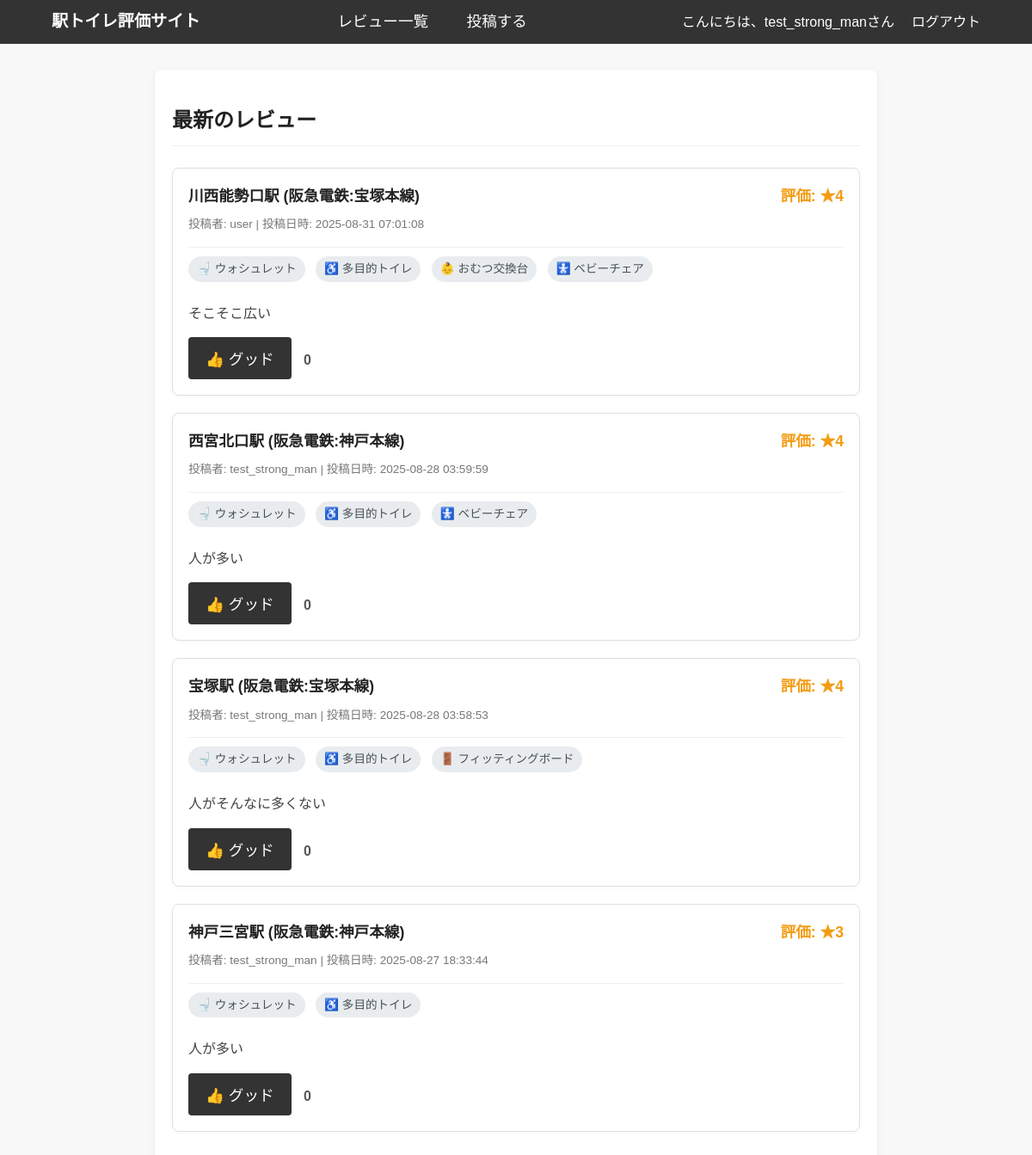
The app's page /reviews.php (signed in) with its own data.
### tables this page shows
CREATE TABLE `reviews` (
  `id` int(11) NOT NULL,
  `user_id` int(11) NOT NULL,
  `station_id` int(11) NOT NULL,
  `rating` tinyint(1) NOT NULL,
  `comment` text NOT NULL,
  `has_washlet` tinyint(1) NOT NULL DEFAULT '0',
  `has_multipurpose` tinyint(1) NOT NULL DEFAULT '0',
  `has_diaper_stand` tinyint(1) NOT NULL DEFAULT '0',
  `has_changing_board` tinyint(1) NOT NULL DEFAULT '0',
  `has_baby_chair` tinyint(1) NOT NULL DEFAULT '0',
  `created_at` timestamp NOT NULL DEFAULT CURRENT_TIMESTAMP
);

CREATE TABLE `stations` (
  `id` int(11) NOT NULL,
  `name` varchar(100) NOT NULL,
  `line_id` int(11) NOT NULL
);

CREATE TABLE `companies` (
  `id` int(11) NOT NULL,
  `name` varchar(100) NOT NULL
);

CREATE TABLE `lines` (
  `id` int(11) NOT NULL,
  `company_id` int(11) NOT NULL,
  `name` varchar(100) NOT NULL
);

CREATE TABLE `users` (
  `id` int(11) NOT NULL,
  `username` varchar(50) NOT NULL,
  `password` varchar(255) NOT NULL,
  `created_at` timestamp NOT NULL DEFAULT CURRENT_TIMESTAMP
);

### reviews.php (the view, shortened to what this page needs)
<?php
require_once 'db_connect.php';
$current_user_id = $_SESSION['user_id'] ?? 0;
$sql = 'SELECT
            r.*,
            u.username,
            s.name AS station_name,
            l.name AS line_name,
            c.name AS company_name,
            (SELECT COUNT(*) FROM likes WHERE review_id = r.id) AS like_count,
            (SELECT COUNT(*) FROM likes WHERE review_id = r.id AND user_id = :user_id) AS user_liked
        FROM
            reviews AS r
        LEFT JOIN
            users AS u ON r.user_id = u.id
        LEFT JOIN
            stations AS s ON r.station_id = s.id
        LEFT JOIN
            `lines` AS l ON s.line_id = l.id
        LEFT JOIN
            companies AS c ON l.company_id = c.id
        ORDER BY
            r.created_at DESC';
$stmt = $pdo->prepare($sql);
$stmt->bindValue(':user_id', $current_user_id, PDO::PARAM_INT);
$stmt->execute();
$reviews = $stmt->fetchAll(PDO::FETCH_ASSOC);
?>
<!DOCTYPE html>
<html lang="ja">
<head>
    <link rel="stylesheet" href="style.css">
</head>
<body>
    <?php include 'header.php';  ?>
    <div class="container">
        <h2>最新のレビュー</h2>
        <?php if ($reviews): ?>
            <?php foreach ($reviews as $review): ?>
                <div class="review-card">
                    <div class="review-header">
                        <?php echo htmlspecialchars($review['station_name'] ?? '不明な駅', ENT_QUOTES, 'UTF-8'); ?>駅 (<?php echo htmlspecialchars($review['company_name'] ?? '不明', ENT_QUOTES, 'UTF-8'); ?>:<?php echo htmlspecialchars($review['line_name'] ?? '不明', ENT_QUOTES, 'UTF-8'); ?>)
                        <span style="float: right; color: #f39c12; font-weight: bold;">評価: ★<?php echo $review['rating']; ?></span>
                    </div>
                    <div class="review-meta">
                        投稿者: <?php echo htmlspecialchars($review['username'] ?? '不明なユーザー', ENT_QUOTES, 'UTF-8'); ?> | 投稿日時: <?php echo $review['created_at']; ?>
                    </div>
                    <div class="review-equipment">
                        <?php if ($review['has_washlet']): ?>
                            <span class="equipment-tag">🚽 ウォシュレット</span>
                        <?php endif; ?>
                        <?php if ($review['has_multipurpose']): ?>
                            <span class="equipment-tag">♿️ 多目的トイレ</span>
                        <?php endif; ?>
                        <?php if ($review['has_diaper_stand']): ?>
                            <span class="equipment-tag">👶 おむつ交換台</span>
                        <?php endif; ?>
                        <?php if ($review['has_changing_board']): ?>
                            <span class="equipment-tag">🚪 フィッティングボード</span>
                        <?php endif; ?>
                        <?php if ($review['has_baby_chair']): ?>
                            <span class="equipment-tag">🚼 ベビーチェア</span>
                        <?php endif; ?>
                    </div>
                    <p class="review-comment"><?php echo nl2br(htmlspecialchars($review['comment'], ENT_QUOTES, 'UTF-8')); ?></p>
                    <div class="review-actions">
                        <form action="like_action.php" method="POST" style="display: inline;">
                            <button type="submit" class="like-button <?php echo $review['user_liked'] ? 'liked' : ''; ?>">
                                👍 グッド
                            </button>
                        </form>
                        <span class="like-count"><?php echo $review['like_count']; ?></span>
                    </div>
                </div>
            <?php endforeach; ?>
        <?php else: ?>
            <p>まだレビューはありません。</p>
        <?php endif; ?>
    </div>
</body>
</html>

### style.css (style rules this page uses)
body { font-family: 'Noto Sans JP', sans-serif; margin: 0; padding: 0; background-color: #f8f8f8; color: #333; line-height: 1.6; }
.container { max-width: 800px; margin: 30px auto; padding: 20px; background-color: #fff; box-shadow: 0 2px 10px rgba(0, 0, 0, 0.05); border-radius: 8px; }
h1, h2 { color: #222; border-bottom: 1px solid #eee; padding-bottom: 10px; margin-bottom: 25px; }
button[type="submit"] { background-color: #333; color: #fff; padding: 12px 20px; border: none; border-radius: 4px; cursor: pointer; font-size: 1.1em; transition: background-color 0.3s ease; }
.review-card { border: 1px solid #e0e0e0; padding: 18px; margin-bottom: 20px; border-radius: 8px; background-color: #fff; box-shadow: 0 1px 5px rgba(0, 0, 0, 0.03); }
.review-header { font-weight: bold; margin-bottom: 8px; font-size: 1.1em; color: #222; }
.review-header span { float: right; color: #f39c12; }
.review-meta { font-size: 0.85em; color: #777; margin-bottom: 12px; }
.review-comment { margin-bottom: 0; color: #444; }
.review-equipment { margin-top: 15px; padding-top: 10px; border-top: 1px solid #f0f0f0; }
.equipment-tag { display: inline-block; background-color: #e9ecef; color: #495057; padding: 4px 10px; border-radius: 15px; margin-right: 8px; margin-bottom: 8px; font-size: 0.85em; }
.review-actions { margin-top: 15px; }
.like-button { background-color: #f0f0f0; border: 1px solid #ccc; padding: 5px 10px; border-radius: 20px; cursor: pointer; transition: all 0.2s ease; }
.like-count { margin-left: 10px; font-weight: bold; color: #555; }

### records on screen
reviews: station.name "川西能勢口", companies.name "阪急電鉄", lines.name "宝塚本線", rating "4", user.username "user", created_at "2025-08-31 07:01:08", has_washlet "🚽 ウォシュレット", has_multipurpose "♿️ 多目的トイレ", has_diaper_stand "👶 おむつ交換台", has_baby_chair "🚼 ベビーチェア", comment "そこそこ広い", like_count "0"
reviews: station.name "西宮北口", companies.name "阪急電鉄", lines.name "神戸本線", rating "4", user.username "test_strong_man", created_at "2025-08-28 03:59:59", has_washlet "🚽 ウォシュレット", has_multipurpose "♿️ 多目的トイレ", has_baby_chair "🚼 ベビーチェア", comment "人が多い", like_count "0"
reviews: station.name "宝塚", companies.name "阪急電鉄", lines.name "宝塚本線", rating "4", user.username "test_strong_man", created_at "2025-08-28 03:58:53", has_washlet "🚽 ウォシュレット", has_multipurpose "♿️ 多目的トイレ", has_changing_board "🚪 フィッティングボード", comment "人がそんなに多くない", like_count "0"
reviews: station.name "神戸三宮", companies.name "阪急電鉄", lines.name "神戸本線", rating "3", user.username "test_strong_man", created_at "2025-08-27 18:33:44", has_washlet "🚽 ウォシュレット", has_multipurpose "♿️ 多目的トイレ", comment "人が多い", like_count "0"

### other values on screen
$_SESSION['username'] "test_strong_man"
